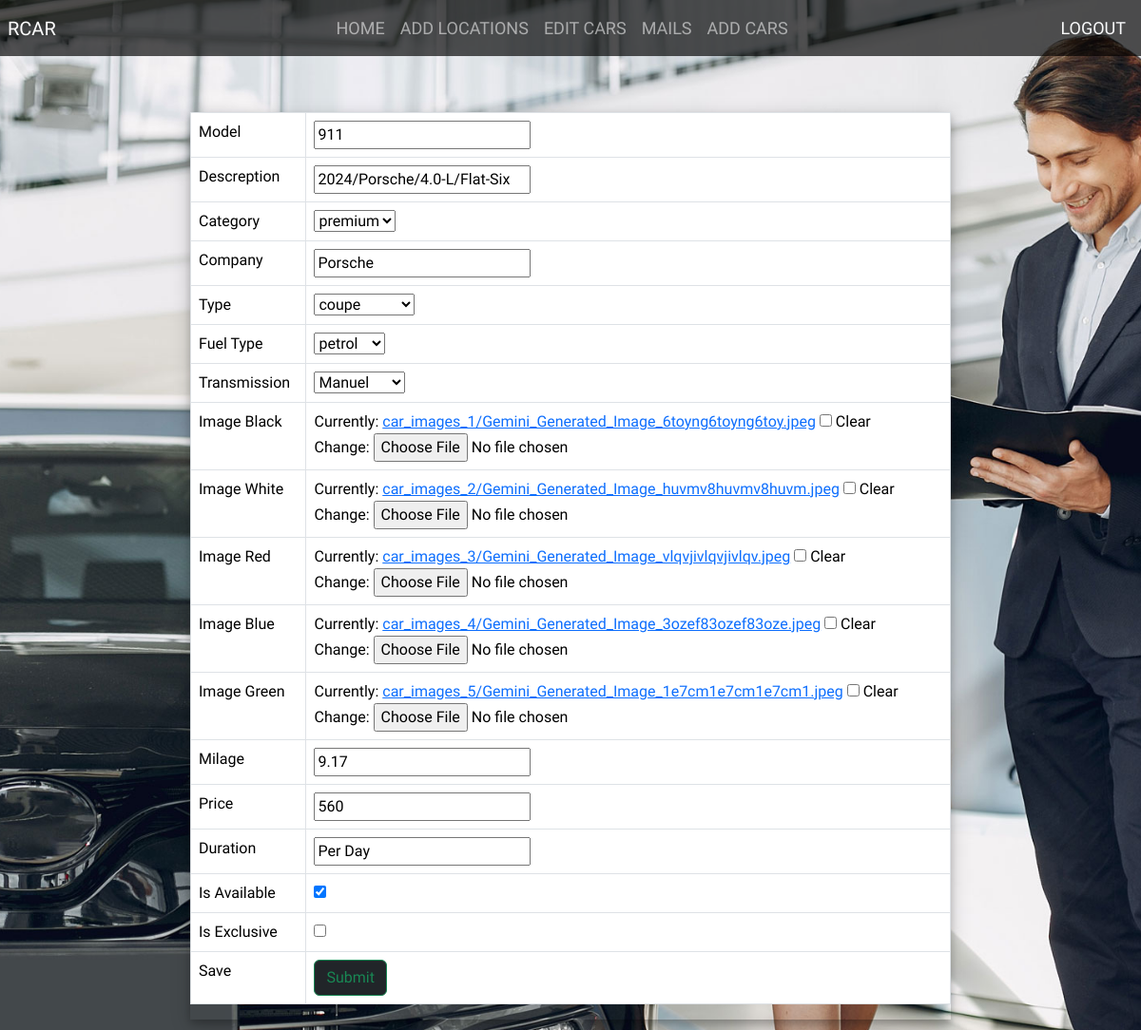
The page /adminedit/1 on the database its author committed.
### wwapp/models.py (models this page shows, shortened)
class CarCategory(models.Model):
    name=models.CharField(max_length=100)
    desc=models.CharField(max_length=100,null=True,blank=True)
    options=(
        ('premium','premium'),
        ('vintage','vintage')
    )
    category=models.CharField(max_length=100,choices=options)
    options=(
        ('sedan','sedan'),
        ('hatchback','hatchback'),
        ('suv','suv'),
        ('coupe','coupe'),
        ('pickup','pickup'),
        ('convertable','convertable'),
        ('van','van'),
        ('wagon','wagon')
    )
    Type=models.CharField(max_length=100,choices=options)
    brand=models.CharField(max_length=50)
    fuel_option=(
        ('petrol','petrol'),
        ('diesel','diesel'),
        ('electric','electric')
    )
    fuel=models.CharField(max_length=100,choices=fuel_option)
    gear_options=(
        ('Manuel','Manuel'),
        ('Automatic','Automatic')
    )
    transmission=models.CharField(max_length=50,choices=gear_options)
    image_black=models.ImageField(upload_to='car_images_1',null=True,blank=True)
    image_white=models.ImageField(upload_to='car_images_2',null=True,blank=True)
    image_red=models.ImageField(upload_to='car_images_3',null=True,blank=True)
    image_blue=models.ImageField(upload_to='car_images_4',null=True,blank=True)
    image_green=models.ImageField(upload_to='car_images_5',null=True,blank=True)
    milage=models.CharField(max_length=50)
    price=models.IntegerField()
    duration=models.CharField(max_length=100,default='Per Day')
    status=models.BooleanField(default=True)
    exclusive=models.BooleanField(default=False)

### wwapp/views.py (the view)
# urls.py: path('adminedit/<int:id>',views.AdminCarEditView.as_view(),name='admin_car_edit'),
class AdminCarEditView(UpdateView):
        form_class=CarEditForm
        model=CarCategory
        template_name='admin_car_edit.html'
        success_url=reverse_lazy('admin_car')
        pk_url_kwarg='id'

### wwapp/forms.py
class CarEditForm(forms.ModelForm):
    class Meta:
        model=CarCategory
        fields='__all__'

### wwapp/context_processors.py (called while the page is built)
def booking_count(request):
    if request.user.is_authenticated:
        count=CarBooking.objects.filter(user=request.user).count()
        return{'count':count}
    else:
        return{'count':0}

### wwapp/templates/admin_car_edit.html (shortened to what this page needs)
{% extends 'admin_panel.html'%}
{% block content %}
<div style="height: 70px;" class="w-100">
</div>
<div class="formd mx-auto mt-5 mb-5 " style="width: 50rem;box-shadow: 0 4px 8px 0 rgba(0, 0, 0, 0.2), 0 6px 20px 0 rgba(0, 0, 0, 0.19);">
  <div class="formd-body align-content-center justify-content-center ">
    <form action="" method="POST" enctype="multipart/form-data">
        <table class=" table table-bordered table-responsive-md ">
            <tr>
                <td class="text-capitalize">model</td>
                <td>{{form.name}}</td>
            </tr>
            <tr>
                <td class="text-capitalize">Descreption</td>
                <td>{{form.desc}}</td>
            </tr>
            <tr>
                <td class="text-capitalize">Category</td>
                <td>{{form.category}}</td>
            </tr>
            <tr>
                <td class="text-capitalize">Company</td>
                <td>{{form.brand}}</td>
            </tr>
            <tr>
                <td class="text-capitalize">type</td>
                <td>{{form.Type}}</td>
            </tr>
            <tr>
                <td class="text-capitalize">Fuel type</td>
                <td>{{form.fuel}}</td>
            </tr>
            <tr>
                <td class="text-capitalize">Transmission</td>
                <td>{{form.transmission}}</td>
            </tr>
            <tr>
                <td class="text-capitalize">image black</td>
                <td>{{form.image_black}}</td>
            </tr>
            <tr>
                <td class="text-capitalize">image white</td>
                <td>{{form.image_white}}</td>
            </tr>
            <tr>
                <td class="text-capitalize">image red</td>
                <td>{{form.image_red}}</td>
            </tr>
            <tr>
                <td class="text-capitalize">image blue</td>
                <td>{{form.image_blue}}</td>
            </tr>
            <tr>
                <td class="text-capitalize">image green</td>
                <td>{{form.image_green}}</td>
            </tr>
            <tr>
                <td class="text-capitalize">Milage</td>
                <td>{{form.milage}}</td>
            </tr>
            <tr>
                <td class="text-capitalize">price</td>
                <td>{{form.price}}</td>
            </tr>
            <tr>
                <td class="text-capitalize">duration</td>
                <td>{{form.duration}}</td>
            </tr>
            <tr>
                <td class="text-capitalize">is available</td>
                <td>{{form.status}}</td>
            </tr>
            <tr>
                <td class="text-capitalize">is Exclusive</td>
                <td>{{form.exclusive}}</td>
            </tr>
            <tr>
                <td class="text-capitalize">Save</td>
                <td><input type="submit" class="btn btn-outline-success btn-dark"></td>
            </tr>
        </table>
    </form>
    </div>
</div>
{% endblock content %}

### rows shown on the page
CarCategory: name "911", desc "2024/Porsche/4.0-L/Flat-Six", category "premium", brand "Porsche", Type "coupe", fuel "petrol", transmission "Manuel", milage "9.17", price "560", duration "Per Day", status "☑"
